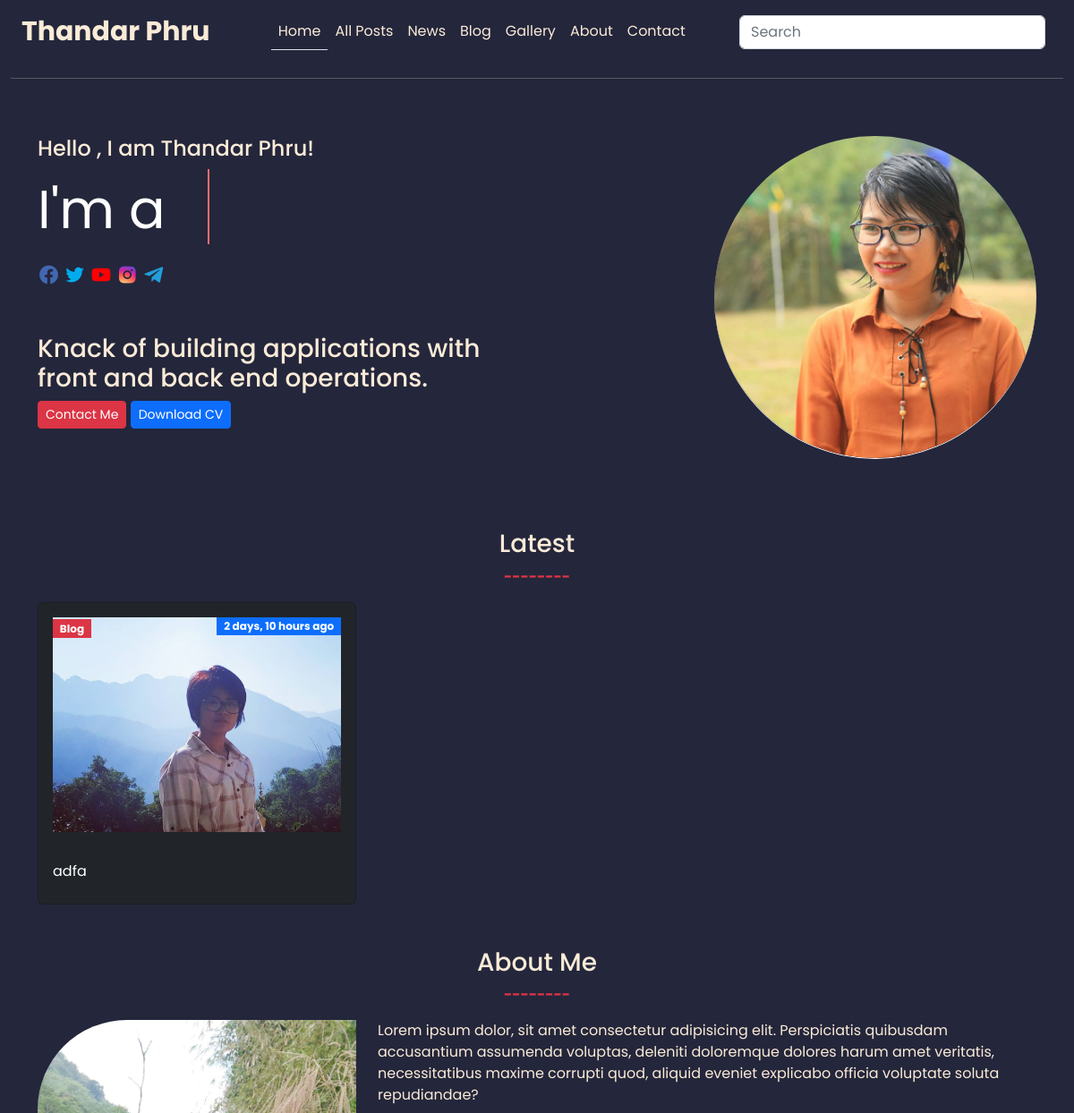
The app's page / (upper part), older data.
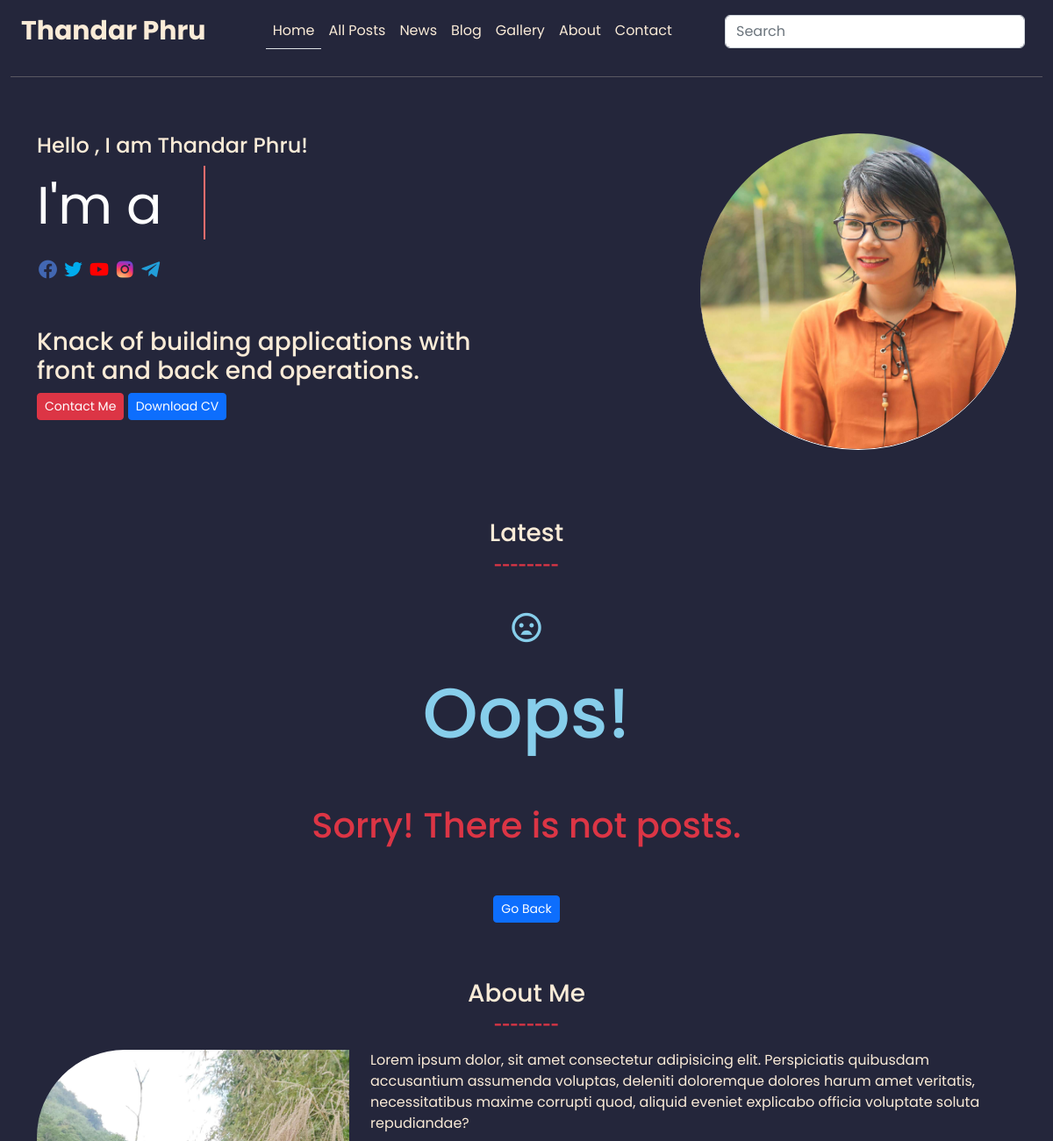
The same page, newer data.
### base/models.py (models this page shows, shortened)
class Category(models.Model):
    name = models.CharField(max_length=100)
    slug = models.SlugField(
            default='',
            editable=False,
        )
    created = models.DateTimeField(auto_now_add=True)
    updated = models.DateTimeField(auto_now=True)
    def __str__(self):
        return self.name

class Post(models.Model):
    title = models.CharField(max_length=255)
    category = models.ForeignKey(Category, on_delete=models.CASCADE)
    slug = models.SlugField(
            default='',
            editable=False,
        )
    author = models.ForeignKey(User, on_delete=models.CASCADE ,default='Thandar Phru')
    content = models.TextField(null=True)
    short_content = models.TextField(null=True,blank=True)
    feature = models.ImageField(upload_to = 'static/postimages', blank= True,null=True,default='static/postimages/contactme.JPEG')
    tags = models.ManyToManyField(Tag)
    created = models.DateTimeField(auto_now_add=True)
    updated = models.DateTimeField(auto_now=True)
    is_feature = models.BooleanField(default=True)
    class Meta:
        ordering = ('-created',)

### base/views.py (the view, shortened to what this page needs)
# urls.py: path('',views.home, name='home'),
def home(request):
    posts = Post.objects.all()[0:3]
    gallery = Gallery.objects.all()[0:4]
    categories = Category.objects.all()
    context = {'posts': posts,'categories':categories,'gallery':gallery}
    if 'q' in request.GET:
        q = request.GET['q']
        search = Q(Q(title__icontains = q) | Q(content__icontains = q))
        results = Post.objects.filter(search)
        context ={'results':results,'q':q,'categories':categories}
        return render(request, 'base/searchresult.html', context)
    return render(request,'base/home.html',context)

### base/templates/base/home.html (shortened to what this page needs)
{% extends 'main.html' %} {% load static %}
{% block content %}
<div class="container">
  <div class="row justify-content-center">
    <div class="col-lg-6 py-5">
      <div>
        <h4>Hello , I am Thandar Phru!</h4>
      </div>
      <div class="wrapper">
        <div class="static-txt">I'm a</div>
        <ul class="dynamic-txts">
          <li><span>Soldier</span></li>
        </ul>
      </div>
      <div class="social-icon">
        <a href="https://www.facebook.com/profile.php?id=100074218491516" target="_blank">
          <i class="bx bxl-facebook-circle"></i>
        </a>
        <a href="https://www.twitter.com" target="_blank">
          <i class="bx bxl-twitter"></i>
        </a>
        <a href="https://www.youtube.com" target="_blank">
          <i class="bx bxl-youtube"></i>
        </a>
        <a href="https://www.instagram.com" target="_blank">
          <i class="bx bxl-instagram-alt"></i>
        </a>
        <a href="https://telegram.org/">
          <i class="bx bxl-telegram"></i>
        </a>
      </div>
      <div class="py-5">
        <h3>
          Knack of building applications with front and back end operations.
        </h3>
        <a href="#contactme" class="btn btn-danger btn-sm">Contact Me</a>
        <a href="" download="" class="btn btn-primary btn-sm">Download CV</a>
      </div>
    </div>
    <div class="col-lg-6 py-5">
      <div class="profile-picture">
        <div
          class="profile-picture-background"
          style="background-image: url('{% static 'images/thandarphru.JPEG' %}')"
        ></div>
      </div>
    </div>
  </div>
</div>
{% include 'base/blog.html' %}
{% include 'base/about.html' %}
{% endblock content %}

### templates/navbar.html (shortened to what this page needs)
{% load static %}
<nav class="navbar navbar-expand-lg">
  <div class="container-fluid">
    <a class="navbar-brand logo" href="{% url 'home' %}">Thandar Phru</a>
    <div class="collapse navbar-collapse" id="navbarSupportedContent">
      <ul class="navbar-nav mx-auto mb-2 mb-lg-0">
        {% url 'home' as url %}
        <li class="nav-item">
          <a class="nav-link {% if request.path == url %}border-bottom{% endif %}" aria-current="page" href="{% url 'home' %}">Home</a>
        </li>
        {% url 'posts' as url %}
        <li class="nav-item">
          <a class="nav-link {% if request.path == url %}border-bottom{% endif %}" href='{% url 'posts' %}'>All Posts</a>
        </li>
        {% for category in categories %}
        {% url 'category' category.slug as url %}
        <li class="nav-item">
            <a class="nav-link {% if request.path == url %}border-bottom{% endif %}" href="{% url 'category' category.slug %}">{{category.name}}</a>
          </li>{% endfor %}
          {% url 'gallery' as url %}
        <li class="nav-item">
          <a class="nav-link {% if request.path == url %}border-bottom{% endif %}" href='{% url 'gallery' %}'>Gallery</a>
        </li>
        <li class="nav-item">
          <a class="nav-link" href='{% url 'home' %}#aboutme'>About</a>
        </li>
        <li class="nav-item">
          <a class="nav-link" href='{% url 'home' %}#contactme'>Contact</a>
        </li>
      </ul>
      <form class="d-flex" role="search">
        <input
          class="form-control me-2"
          type="search"
          name = "q"
          placeholder="Search"
          aria-label="Search"
        />
      </form>
    </div>
  </div>
</nav>
<hr />

### base/templates/base/blog.html
<div class="container">
  <div class="row">
    <div class="text-center py-3">
      <h3>Latest</h3>
      <span class="text-danger fw-bold">--------</span>
    </div>
    {% if posts %}
    {% for post in posts %}
    <div class="col-lg-4">
      <div class="card bg-dark">
        <div class="p-3">
          <div
            class="blog-picture-background"
            style="
              background-image: url('{{post.feature.url}}');
              height: 240px;
              background-repeat: no-repeat;
              background-size: cover;
              background-position: center;
            "
          >
            <p>
              <span class="badge bg-danger text-center rounded-0"
                >{{post.category}}</span
              >
              <span class="badge bg-primary text-center float-end
               rounded-0"
                >{{post.created|timesince}} ago</span
              >
            </p>
          </div>
        </div>
        <div class="card-body">
          <div class="card-title text-dark">
            <a href="{% url 'detail' post.slug %} " class="text-white"> {{post.title | truncatechars:40}} </a>
          </div>
        </div>
      </div>
    </div>
    {% endfor %}
    {% else %}
    <div class="text-center py-3">
      <p style="font-size:40px;color:skyblue;"><i class='bx bx-sad' ></i></p>
      <h1 style="font-size:80px;color:skyblue;">Oops!</h1>
      <h1 class="text-danger py-5">Sorry! There is not posts.</h1>
      <a href="{% url 'home' %}" class="btn btn-primary btn-sm">Go Back</a>
  </div>
    {% endif %}
  </div>
</div>

Row changes from the older to the newer data that the page shows:
removed Post: feature (picture), category "Blog", created "2 days, 10 hours", title "adfa"
Text that changed along with them:
text now shown: "Oops! Sorry! There is not posts. Go Back"
